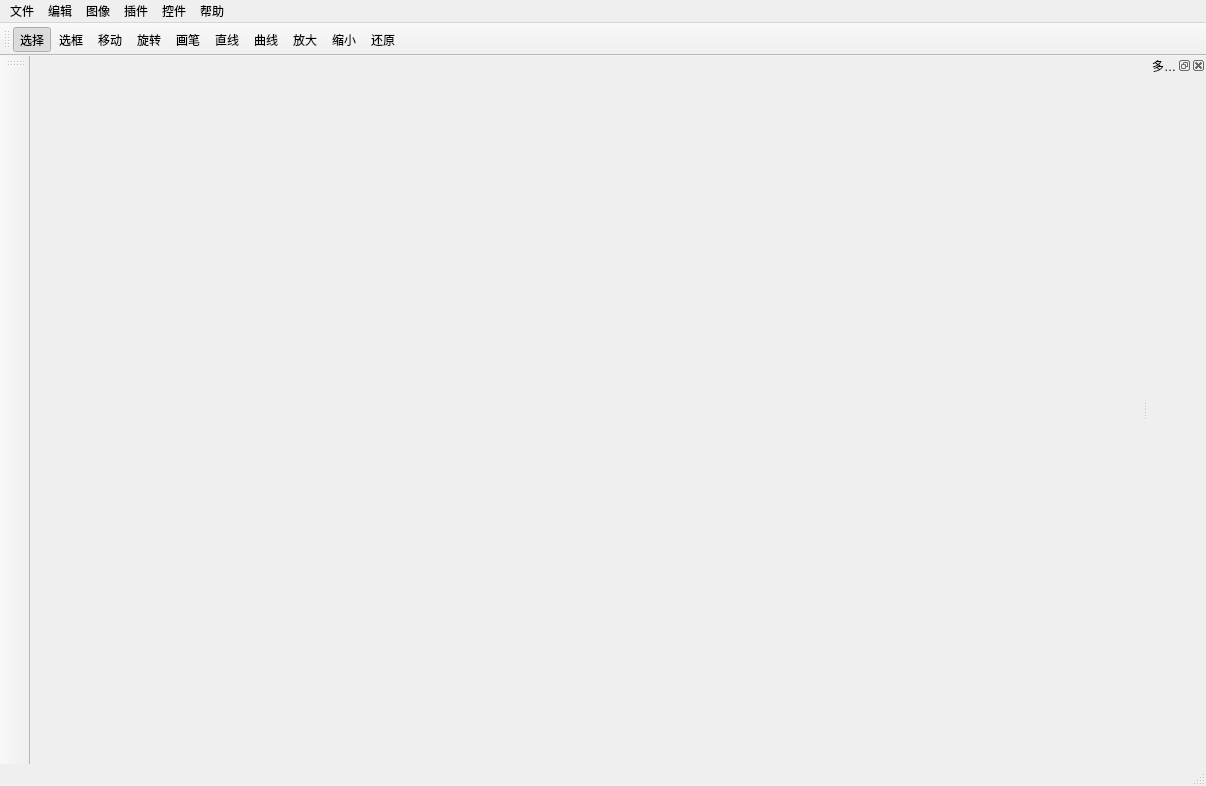
<?xml version="1.0" encoding="UTF-8"?>
<ui version="4.0">
 <class>MainWindow</class>
 <widget class="QMainWindow" name="MainWindow">
  <property name="geometry">
   <rect>
    <x>0</x>
    <y>0</y>
    <width>1206</width>
    <height>786</height>
   </rect>
  </property>
  <property name="acceptDrops">
   <bool>true</bool>
  </property>
  <property name="windowTitle">
   <string>MainWindow</string>
  </property>
  <widget class="QWidget" name="centralWidget"/>
  <widget class="QMenuBar" name="menuBar">
   <property name="geometry">
    <rect>
     <x>0</x>
     <y>0</y>
     <width>1206</width>
     <height>29</height>
    </rect>
   </property>
   <property name="toolTip">
    <string>菜单</string>
   </property>
   <widget class="QMenu" name="menu">
    <property name="title">
     <string>文件</string>
    </property>
    <addaction name="actionNewImage"/>
    <addaction name="actionNew"/>
    <addaction name="actionOpen"/>
    <addaction name="actionSave"/>
    <addaction name="actionSaveAs"/>
    <addaction name="separator"/>
    <addaction name="actionClose"/>
   </widget>
   <widget class="QMenu" name="menu_2">
    <property name="title">
     <string>图像</string>
    </property>
    <widget class="QMenu" name="menuLineStyle">
     <property name="title">
      <string>线条样式</string>
     </property>
     <addaction name="actionCurveLine"/>
     <addaction name="actionPolyLine"/>
    </widget>
    <addaction name="actionCanvasSize"/>
    <addaction name="actionShapeSize"/>
    <addaction name="separator"/>
    <addaction name="actionAntialiasing"/>
    <addaction name="separator"/>
    <addaction name="menuLineStyle"/>
   </widget>
   <widget class="QMenu" name="menu_3">
    <property name="title">
     <string>插件</string>
    </property>
    <addaction name="actionReloadPlugon"/>
    <addaction name="actionLoadExPlugin"/>
   </widget>
   <widget class="QMenu" name="menuEdit">
    <property name="title">
     <string>编辑</string>
    </property>
    <addaction name="actionSelectAll"/>
    <addaction name="actionCopy"/>
    <addaction name="actionPaste"/>
    <addaction name="actionCut"/>
    <addaction name="separator"/>
    <addaction name="actionUndo"/>
    <addaction name="actionRedo"/>
    <addaction name="separator"/>
    <addaction name="actionGroup"/>
    <addaction name="actionForceGroup"/>
    <addaction name="actionBreakUp"/>
    <addaction name="actionDelete"/>
   </widget>
   <widget class="QMenu" name="menuTools">
    <property name="title">
     <string>控件</string>
    </property>
   </widget>
   <widget class="QMenu" name="menuHelp">
    <property name="title">
     <string>帮助</string>
    </property>
    <addaction name="actionAbout"/>
   </widget>
   <addaction name="menu"/>
   <addaction name="menuEdit"/>
   <addaction name="menu_2"/>
   <addaction name="menu_3"/>
   <addaction name="menuTools"/>
   <addaction name="menuHelp"/>
  </widget>
  <widget class="QToolBar" name="mainToolBar">
   <property name="windowTitle">
    <string>工具栏</string>
   </property>
   <property name="toolTip">
    <string>工具栏</string>
   </property>
   <attribute name="toolBarArea">
    <enum>TopToolBarArea</enum>
   </attribute>
   <attribute name="toolBarBreak">
    <bool>false</bool>
   </attribute>
   <addaction name="actionChoose"/>
   <addaction name="actionMarquee"/>
   <addaction name="actionMove"/>
   <addaction name="actionRotate"/>
   <addaction name="actionPen"/>
   <addaction name="actionPolyLine"/>
   <addaction name="actionCurveLine"/>
   <addaction name="actionZoomIn"/>
   <addaction name="actionZoomOut"/>
   <addaction name="actionResume"/>
  </widget>
  <widget class="QStatusBar" name="statusBar"/>
  <widget class="QToolBar" name="shapeBar">
   <property name="minimumSize">
    <size>
     <width>30</width>
     <height>0</height>
    </size>
   </property>
   <property name="acceptDrops">
    <bool>true</bool>
   </property>
   <property name="windowTitle">
    <string>插件栏</string>
   </property>
   <property name="toolTip">
    <string>插件</string>
   </property>
   <property name="allowedAreas">
    <set>Qt::AllToolBarAreas</set>
   </property>
   <property name="orientation">
    <enum>Qt::Vertical</enum>
   </property>
   <attribute name="toolBarArea">
    <enum>LeftToolBarArea</enum>
   </attribute>
   <attribute name="toolBarBreak">
    <bool>false</bool>
   </attribute>
  </widget>
  <widget class="QDockWidget" name="shapesDock">
   <property name="enabled">
    <bool>true</bool>
   </property>
   <property name="sizePolicy">
    <sizepolicy hsizetype="Minimum" vsizetype="Minimum">
     <horstretch>0</horstretch>
     <verstretch>0</verstretch>
    </sizepolicy>
   </property>
   <property name="maximumSize">
    <size>
     <width>524287</width>
     <height>524287</height>
    </size>
   </property>
   <property name="toolTip">
    <string>形状</string>
   </property>
   <property name="statusTip">
    <string/>
   </property>
   <property name="floating">
    <bool>false</bool>
   </property>
   <property name="allowedAreas">
    <set>Qt::AllDockWidgetAreas</set>
   </property>
   <property name="windowTitle">
    <string>多功能栏</string>
   </property>
   <attribute name="dockWidgetArea">
    <number>2</number>
   </attribute>
   <widget class="QWidget" name="dockWidgetContents">
    <layout class="QVBoxLayout" name="verticalLayout">
     <property name="spacing">
      <number>0</number>
     </property>
     <property name="leftMargin">
      <number>0</number>
     </property>
     <property name="topMargin">
      <number>0</number>
     </property>
     <property name="rightMargin">
      <number>0</number>
     </property>
     <property name="bottomMargin">
      <number>0</number>
     </property>
    </layout>
   </widget>
  </widget>
  <action name="actionPen">
   <property name="checkable">
    <bool>true</bool>
   </property>
   <property name="icon">
    <iconset resource="resourse.qrc">
     <normaloff>:/icon/pen.png</normaloff>:/icon/pen.png</iconset>
   </property>
   <property name="text">
    <string>画笔</string>
   </property>
   <property name="toolTip">
    <string>画笔</string>
   </property>
   <property name="shortcut">
    <string>5</string>
   </property>
  </action>
  <action name="actionOpen">
   <property name="text">
    <string>打开</string>
   </property>
   <property name="iconText">
    <string>打开</string>
   </property>
   <property name="shortcut">
    <string>Ctrl+O</string>
   </property>
  </action>
  <action name="actionNew">
   <property name="text">
    <string>新建矢量图</string>
   </property>
   <property name="shortcut">
    <string>Ctrl+Shift+N</string>
   </property>
  </action>
  <action name="actionClose">
   <property name="text">
    <string>关闭</string>
   </property>
   <property name="shortcut">
    <string>Ctrl+D</string>
   </property>
  </action>
  <action name="actionSave">
   <property name="text">
    <string>保存</string>
   </property>
   <property name="shortcut">
    <string>Ctrl+S</string>
   </property>
  </action>
  <action name="actionSaveAs">
   <property name="text">
    <string>另存为</string>
   </property>
   <property name="shortcut">
    <string>Ctrl+Shift+S</string>
   </property>
  </action>
  <action name="actionZoomIn">
   <property name="icon">
    <iconset resource="resourse.qrc">
     <normaloff>:/icon/zoomin.png</normaloff>:/icon/zoomin.png</iconset>
   </property>
   <property name="text">
    <string>放大</string>
   </property>
   <property name="toolTip">
    <string>放大</string>
   </property>
   <property name="shortcut">
    <string>Ctrl+=</string>
   </property>
  </action>
  <action name="actionZoomOut">
   <property name="icon">
    <iconset resource="resourse.qrc">
     <normaloff>:/icon/zoomout.png</normaloff>:/icon/zoomout.png</iconset>
   </property>
   <property name="text">
    <string>缩小</string>
   </property>
   <property name="toolTip">
    <string>缩小</string>
   </property>
   <property name="shortcut">
    <string>Ctrl+-</string>
   </property>
  </action>
  <action name="actionRotate">
   <property name="checkable">
    <bool>true</bool>
   </property>
   <property name="icon">
    <iconset resource="resourse.qrc">
     <normaloff>:/icon/undo.png</normaloff>:/icon/undo.png</iconset>
   </property>
   <property name="text">
    <string>旋转</string>
   </property>
   <property name="toolTip">
    <string>旋转</string>
   </property>
   <property name="shortcut">
    <string>4</string>
   </property>
  </action>
  <action name="actionRedo">
   <property name="icon">
    <iconset resource="resourse.qrc">
     <normaloff>:/icon/redo.png</normaloff>:/icon/redo.png</iconset>
   </property>
   <property name="text">
    <string>恢复</string>
   </property>
   <property name="toolTip">
    <string>恢复</string>
   </property>
   <property name="shortcut">
    <string>Ctrl+Y</string>
   </property>
  </action>
  <action name="actionChoose">
   <property name="checkable">
    <bool>true</bool>
   </property>
   <property name="checked">
    <bool>true</bool>
   </property>
   <property name="icon">
    <iconset resource="resourse.qrc">
     <normaloff>:/icon/cursor.png</normaloff>:/icon/cursor.png</iconset>
   </property>
   <property name="text">
    <string>选择</string>
   </property>
   <property name="toolTip">
    <string>选择</string>
   </property>
   <property name="shortcut">
    <string>1</string>
   </property>
  </action>
  <action name="actionMove">
   <property name="checkable">
    <bool>true</bool>
   </property>
   <property name="icon">
    <iconset resource="resourse.qrc">
     <normaloff>:/icon/hand.png</normaloff>:/icon/hand.png</iconset>
   </property>
   <property name="text">
    <string>移动</string>
   </property>
   <property name="toolTip">
    <string>移动</string>
   </property>
   <property name="shortcut">
    <string>3</string>
   </property>
  </action>
  <action name="actionResume">
   <property name="icon">
    <iconset resource="resourse.qrc">
     <normaloff>:/icon/zoomzero.png</normaloff>:/icon/zoomzero.png</iconset>
   </property>
   <property name="text">
    <string>还原</string>
   </property>
   <property name="toolTip">
    <string>还原</string>
   </property>
   <property name="shortcut">
    <string>0</string>
   </property>
  </action>
  <action name="actionCanvasSize">
   <property name="checkable">
    <bool>false</bool>
   </property>
   <property name="checked">
    <bool>false</bool>
   </property>
   <property name="text">
    <string>画布大小</string>
   </property>
   <property name="shortcut">
    <string>Ctrl+Alt+C</string>
   </property>
  </action>
  <action name="actionShapeSize">
   <property name="text">
    <string>图像大小</string>
   </property>
   <property name="shortcut">
    <string>Ctrl+Alt+I</string>
   </property>
  </action>
  <action name="actionBreakUp">
   <property name="text">
    <string>取消组合</string>
   </property>
   <property name="toolTip">
    <string>取消组合</string>
   </property>
   <property name="shortcut">
    <string>Ctrl+B</string>
   </property>
  </action>
  <action name="actionReloadPlugon">
   <property name="text">
    <string>重新加载插件</string>
   </property>
  </action>
  <action name="actionLoadExPlugin">
   <property name="text">
    <string>加载外部插件</string>
   </property>
  </action>
  <action name="actionAntialiasing">
   <property name="checkable">
    <bool>true</bool>
   </property>
   <property name="checked">
    <bool>true</bool>
   </property>
   <property name="text">
    <string>反走样</string>
   </property>
  </action>
  <action name="actionDelete">
   <property name="text">
    <string>删除</string>
   </property>
   <property name="toolTip">
    <string>删除</string>
   </property>
   <property name="shortcut">
    <string>Del</string>
   </property>
  </action>
  <action name="actionPaste">
   <property name="text">
    <string>粘贴</string>
   </property>
   <property name="shortcut">
    <string>Ctrl+V</string>
   </property>
  </action>
  <action name="actionCopy">
   <property name="text">
    <string>复制</string>
   </property>
   <property name="shortcut">
    <string>Ctrl+C</string>
   </property>
  </action>
  <action name="actionCut">
   <property name="text">
    <string>剪切</string>
   </property>
   <property name="shortcut">
    <string>Ctrl+X</string>
   </property>
  </action>
  <action name="actionGroup">
   <property name="text">
    <string>组合</string>
   </property>
   <property name="toolTip">
    <string>组合</string>
   </property>
   <property name="shortcut">
    <string>Ctrl+G</string>
   </property>
  </action>
  <action name="actionSelectAll">
   <property name="text">
    <string>全选</string>
   </property>
   <property name="shortcut">
    <string>Ctrl+A</string>
   </property>
  </action>
  <action name="actionPenColor">
   <property name="text">
    <string>线条颜色</string>
   </property>
   <property name="toolTip">
    <string>线条颜色</string>
   </property>
  </action>
  <action name="actionBrushColor">
   <property name="text">
    <string>填充颜色</string>
   </property>
   <property name="toolTip">
    <string>填充颜色</string>
   </property>
  </action>
  <action name="actionPenStyle">
   <property name="text">
    <string>线条设置</string>
   </property>
   <property name="toolTip">
    <string>线条设置</string>
   </property>
  </action>
  <action name="actionCurveLine">
   <property name="checkable">
    <bool>true</bool>
   </property>
   <property name="icon">
    <iconset resource="resourse.qrc">
     <normaloff>:/icon/Bezier.png</normaloff>:/icon/Bezier.png</iconset>
   </property>
   <property name="text">
    <string>曲线</string>
   </property>
  </action>
  <action name="actionPolyLine">
   <property name="checkable">
    <bool>true</bool>
   </property>
   <property name="checked">
    <bool>false</bool>
   </property>
   <property name="icon">
    <iconset resource="resourse.qrc">
     <normaloff>:/icon/PolyLine.png</normaloff>:/icon/PolyLine.png</iconset>
   </property>
   <property name="text">
    <string>直线</string>
   </property>
  </action>
  <action name="actionAbout">
   <property name="text">
    <string>关于&amp;VIPainter</string>
   </property>
  </action>
  <action name="actionUndo">
   <property name="text">
    <string>撤销</string>
   </property>
   <property name="toolTip">
    <string>撤销</string>
   </property>
   <property name="shortcut">
    <string>Ctrl+Z</string>
   </property>
  </action>
  <action name="actionForceGroup">
   <property name="text">
    <string>强组合</string>
   </property>
   <property name="toolTip">
    <string>强组合</string>
   </property>
   <property name="shortcut">
    <string>Ctrl+Alt+G</string>
   </property>
  </action>
  <action name="actionTest">
   <property name="text">
    <string>test</string>
   </property>
  </action>
  <action name="actionNewImage">
   <property name="text">
    <string>新建画图</string>
   </property>
   <property name="toolTip">
    <string>新建画图</string>
   </property>
   <property name="shortcut">
    <string>Ctrl+N</string>
   </property>
  </action>
  <action name="actionMarquee">
   <property name="checkable">
    <bool>true</bool>
   </property>
   <property name="icon">
    <iconset resource="resourse.qrc">
     <normaloff>:/icon/marquee.png</normaloff>:/icon/marquee.png</iconset>
   </property>
   <property name="text">
    <string>选框</string>
   </property>
   <property name="toolTip">
    <string>选框</string>
   </property>
   <property name="shortcut">
    <string>2</string>
   </property>
  </action>
 </widget>
 <layoutdefault spacing="6" margin="11"/>
 <resources>
  <include location="resourse.qrc"/>
 </resources>
 <connections/>
</ui>
